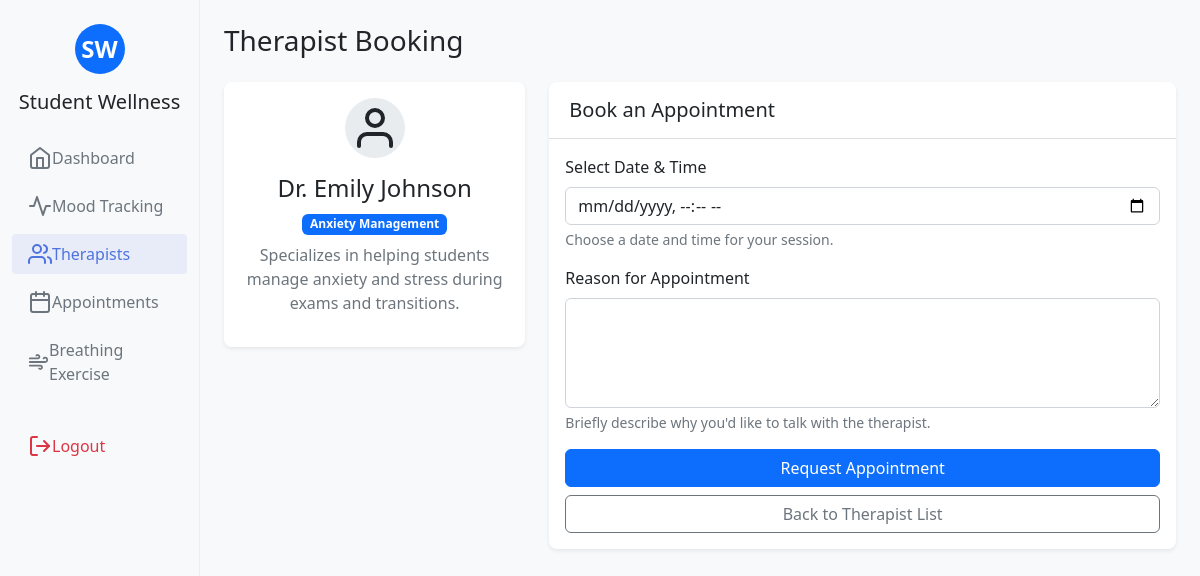
The app's page /therapist/book/1/ (signed in) with its own data.
### student/models.py (models this page shows, shortened)
class Therapist(models.Model):
    name = models.CharField(max_length=100)
    specialization = models.CharField(max_length=100)
    description = models.TextField()
    is_available = models.BooleanField(default=True)

### student/views.py (the view)
# urls.py: path('therapist/book/<int:therapist_id>/', views.book_therapist, name='book_therapist'),
@login_required
def book_therapist(request, therapist_id):
    therapist = get_object_or_404(Therapist, id=therapist_id, is_available=True)
    if request.method == 'POST':
        form = TherapistAppointmentForm(request.POST)
        if form.is_valid():
            appointment = form.save(commit=False)
            appointment.student = request.user
            appointment.therapist = therapist
            appointment.status = 'pending'
            appointment.save()
            return redirect('appointment_list')
    else:
        form = TherapistAppointmentForm()
    return render(request, 'therapist_booking.html', {
        'therapist': therapist,
        'form': form
    })

### student/forms.py (shortened to what this page needs)
class TherapistAppointmentForm(forms.ModelForm):
    class Meta:
        model = TherapistAppointment
        fields = ['appointment_date', 'reason']
        widgets = {
            'appointment_date': forms.DateTimeInput(attrs={'type': 'datetime-local'}),
            'reason': forms.Textarea(attrs={'rows': 3, 'placeholder': 'Briefly describe why you want to meet with the therapist...'}),
        }

### templates/therapist_booking.html (shortened to what this page needs)
{% extends 'base.html' %}
{% block content %}
<div class="row mb-4">
    <div class="col-12">
        <h1 class="h3 mb-0">Therapist Booking</h1>
    </div>
</div>
{% if show_appointments %}
    <div class="card shadow-sm mb-4">
        <div class="card-header bg-white d-flex justify-content-between align-items-center">
            <h5 class="mb-0">Your Appointments</h5>
            <a href="{% url 'therapist_list' %}" class="btn btn-sm btn-primary">Book New Appointment</a>
        </div>
        <div class="card-body p-0">
            {% if appointments %}
                <div class="table-responsive">
                    <table class="table table-hover mb-0">
                        <thead class="table-light">
                            <tr>
                                <th>Therapist</th>
                                <th>Date & Time</th>
                                <th>Status</th>
                                <th>Reason</th>
                            </tr>
                        </thead>
                        <tbody>
                            {% for appointment in appointments %}
                                <tr>
                                    <td>{{ appointment.therapist.name }}</td>
                                    <td>{{ appointment.appointment_date|date:"M d, Y" }} at {{ appointment.appointment_date|time:"g:i A" }}</td>
                                    <td>
                                        <span class="badge
                                            {% if appointment.status == 'confirmed' %}bg-success
                                            {% elif appointment.status == 'pending' %}bg-warning
                                            {% elif appointment.status == 'cancelled' %}bg-danger
                                            {% else %}bg-secondary{% endif %}">
                                            {{ appointment.get_status_display }}
                                        </span>
                                    </td>
                                    <td>{{ appointment.reason|truncatechars:50 }}</td>
                                </tr>
                            {% endfor %}
                        </tbody>
                    </table>
                </div>
            {% else %}
                <div class="text-center py-5">
                    <i data-feather="calendar" style="width: 48px; height: 48px;" class="text-muted mb-3"></i>
                    <h5>No appointments yet</h5>
                    <p class="text-muted">Book your first appointment with a therapist</p>
                    <a href="{% url 'therapist_list' %}" class="btn btn-primary mt-2">Find a Therapist</a>
                </div>
            {% endif %}
        </div>
    </div>
{% elif therapist %}
    <div class="row">
        <div class="col-md-4 mb-4">
            <div class="card shadow-sm">
                <div class="card-body text-center">
                    <div class="therapist-avatar mb-3">
                        <div class="avatar-circle mx-auto">
                            <i data-feather="user" style="width: 48px; height: 48px;"></i>
                        </div>
                    </div>
                    <h4>{{ therapist.name }}</h4>
                    <p class="badge bg-primary mb-2">{{ therapist.specialization }}</p>
                    <p class="text-muted">{{ therapist.description }}</p>
                </div>
            </div>
        </div>
        <div class="col-md-8">
            <div class="card shadow-sm">
                <div class="card-header bg-white">
                    <h5 class="mb-0">Book an Appointment</h5>
                </div>
                <div class="card-body">
                    <form method="post" action="{% url 'book_therapist' therapist.id %}">
                        <div class="mb-3">
                            <label for="appointment_date" class="form-label">Select Date & Time</label>
                            <input type="datetime-local" class="form-control" id="appointment_date" name="appointment_date" required>
                            <div class="form-text">Choose a date and time for your session.</div>
                        </div>
                        <div class="mb-3">
                            <label for="reason" class="form-label">Reason for Appointment</label>
                            <textarea class="form-control" id="reason" name="reason" rows="4" required></textarea>
                            <div class="form-text">Briefly describe why you'd like to talk with the therapist.</div>
                        </div>
                        <div class="d-grid gap-2">
                            <button type="submit" class="btn btn-primary">Request Appointment</button>
                            <a href="{% url 'therapist_list' %}" class="btn btn-outline-secondary">Back to Therapist List</a>
                        </div>
                    </form>
                </div>
            </div>
        </div>
    </div>
{% endif %}
{% endblock %}

### static/css/style.css (style rules this page uses)
:root { --primary-color: #4e73df; --secondary-color: #6c757d; --success-color: #1cc88a; --info-color: #36b9cc; --warning-color: #f6c23e; --danger-color: #e74a3b; --light-color: #f8f9fc; --dark-color: #5a5c69; --happy-color: #4CAF50; --calm-color: #2196F3; --neutral-color: #9E9E9E; --anxious-color: #FFC107; --sad-color: #2196F3; --angry-color: #F44336; }
body { background-color: #f8f9fa; font-family: 'Segoe UI', Tahoma, Geneva, Verdana, sans-serif; }
.card { border: none; border-radius: 0.5rem; overflow: hidden; }
.card-header { background-color: transparent; border-bottom: 1px solid rgba(0,0,0,.125); padding: 1rem 1.25rem; }
.avatar-circle { width: 60px; height: 60px; background-color: #e9ecef; border-radius: 50%; display: flex; justify-content: center; align-items: center; }

### records on screen
Therapist: name "Dr. Emily Johnson", specialization "Anxiety Management", description "Specializes in helping students manage anxiety and stress during exams and transitions."
